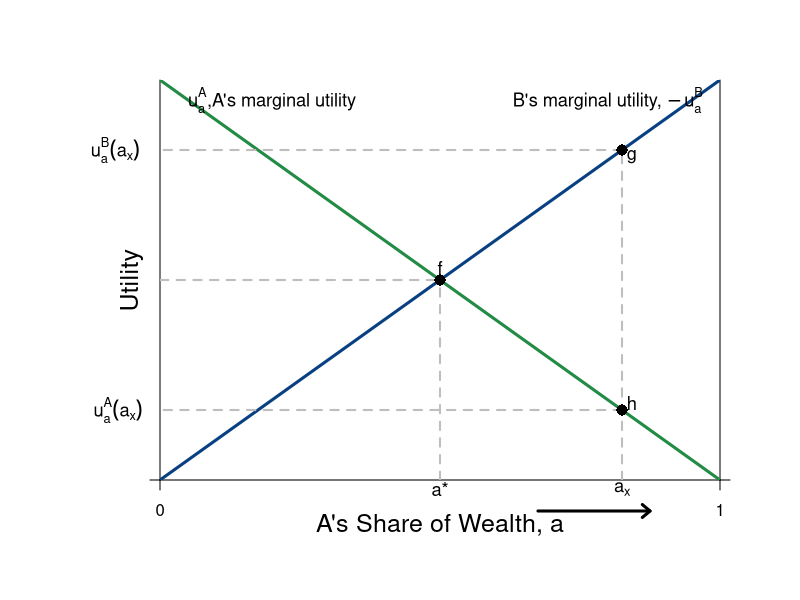

R code for this plot:
#Graph Designer: Simon Halliday
#Authors: Bowles, Foley and Halliday
#Title: Coordination, Conflict and Competition: A Text in Microeconomics
library(shape)
pdf(file = "constrained_optimization/utilitarianism.pdf", width = 10, height = 8)

#Set parameters for graphics
axislabelsize <- 1.5
labelsize <- 1.1
graphlinewidth <- 3
segmentlinewidth <- 2

COL <- c("#7fc97f", "#beaed4", "#fdc086", "#ffff99", "#386cb0", "#f0027f", "#bf5b17", "#666666")
COLA <- c("#e0f3db", "#99d8c9","#66c2a4","#41ae76", "#238b45", "#005824")
COLB <- c("#4eb3d3", "#2b8cbe", "#0868ac","#084081")

#Edited the margins to cater for the larger LHS labels
par(mar =  c(6, 8, 4, 4))

#proportion of wealth functions

MUb <- function(x, y){
  x
}

MUa <- function(x, y){
  40 - x
}


#Add limits on axes and levels of utility for each function 
ylims <- c(0, 40)
xlims <- c(0, 40)

npts <- 501 
x <- seq(xlims[1], xlims[2], length.out = npts)
y <- seq(ylims[1], ylims[2], length.out = npts) 

plot(0, 0, xlim = xlims, ylim = ylims, type = "n",
     xlab = expression(paste("")),
     ylab = expression(paste("")), 
     xaxt = "n", 
     yaxt = "n", 
     cex.lab = axislabelsize, 
     bty = "n", 
     xaxs="i", 
     yaxs="i"
)

#x and y limits with plain axes without ticks/numbers to match previous graph; y axes on both sides

ticksx <- c(0, 40)
xlabels <- c(0, 1)
ticksy <- seq(from = 0, to = ylims[2]+1, by = 41)
ylabels <- seq(from = 0, to = ylims[2], by = 10)
ticksy2 <- seq(from = 0, to = ylims[2]+1, by = 41)
ylabels2 <- seq(from = 0, to = ylims[2], by = 10)


axis(1,at = ticksx,  pos = 0, labels = xlabels)
axis(2,at = ticksy,  pos = 0, labels = FALSE, las = 1)
axis(4, at = ticksy2, pos = xlims[2], labels = FALSE,las=1)


npts <- 503 
xx1 <- seq(xlims[1], xlims[2], length.out = npts)
xx2 <- seq(0, xlims[2], length.out = npts)
xx3 <- seq(xlims[1], 0, length.out = npts)
xx4 <- seq(-11, 0, length.out = npts)

#Axis labels and draw linear utility functions
mtext(expression(paste("A's Share of Wealth, a")), side = 1, line = 2, cex = axislabelsize)
text(-2, 0.5*ylims[2], expression(paste("Utility")), xpd = TRUE, cex = axislabelsize, srt = 90) 

lines(xx1, MUb(xx1, y), col = COLB[4], lwd = graphlinewidth)
lines(xx1, MUa(xx1, y), col = COLA[5], lwd = graphlinewidth)

#Label points on line

text(20, 20+1.2, expression(paste("f")), cex = labelsize)
segments(20, 0, 20, 20, lty = 2, col = "gray", lwd = segmentlinewidth)
segments(0, 20, 20, 20, lty = 2, col = "gray", lwd = segmentlinewidth)
points(20, 20, pch = 16, col = "black", cex = 1.5)

text(33 + 0.7, 33 - 0.7, expression(paste("g")), cex = labelsize)
segments(33, 33, 0, 33, lty = 2, col = "gray", lwd = segmentlinewidth)
segments(33, 0, 33, 33, lty = 2, col = "gray", lwd = segmentlinewidth)
points(33, 33, pch = 16, col = "black", cex = 1.5)

text(33 + 0.7, 7 + 0.7, expression(paste("h")), cex = labelsize)
segments(33, 7, 0, 7, lty = 2, col = "gray", lwd = segmentlinewidth)
points(33, 7, pch = 16, col = "black", cex = 1.5)


#Label relevant points on axes

text(20, -.9, expression(paste("a*")), xpd = TRUE, cex = labelsize)
text(33, -.9, expression(paste("a"[x])), xpd = TRUE, cex = labelsize)

text(-3.2, 33, expression(paste(u[a]^B*(a[x]) )),  xpd = TRUE, cex = labelsize)
text(-3, 7, expression(paste(u[a]^A*(a[x]) )),  xpd = TRUE, cex = labelsize)

text(8, 38, expression(paste(u[a]^A, ",A's marginal utility")), xpd = TRUE, cex = labelsize)
text(32, 38, expression(paste("B's marginal utility, ", -u[a]^B)),  xpd = TRUE, cex = labelsize)

#Axis arrow
arrows(27, -3.1, 35, -3.1, xpd = TRUE, length=0.1,angle=40,lwd=3)


dev.off()
